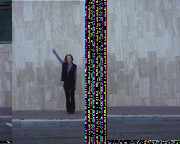
#> input picture frame 5 of Computer-Vision-master/06_Human_Activity_Recognition/Training/wave/lena_wave1.avi, 180 x 144 px, given in place of Pedestrian.mp4, which was not available
$ python 'Cascade Human Detection.py'
#> lines starting #> are read from the running program, lines starting #| are printed output that depends on the picture; after the words box and inside, x2 and y2 are one past the last pixel; in counts of white or black regions, pixels touching at a corner belong together; pictures that were not available may be replaced by others from this repository, and a replacement may not be noted
import cv2
import time
import os

person_cascade = cv2.CascadeClassifier(os.path.join('../venv/Lib/site-packages/cv2/data/haarcascade_fullbody.xml'))

cap = cv2.VideoCapture("../Dataset/video/Pedestrian.mp4")

while True:
    r, frame = cap.read()
#> frame is the input picture: shape (144, 180, 3); mean B, G, R 123.4, 113, 108.7

    if r:
        start_time = time.time()
        frame = cv2.resize(frame, (640, 360))  # Downscale to improve frame rate
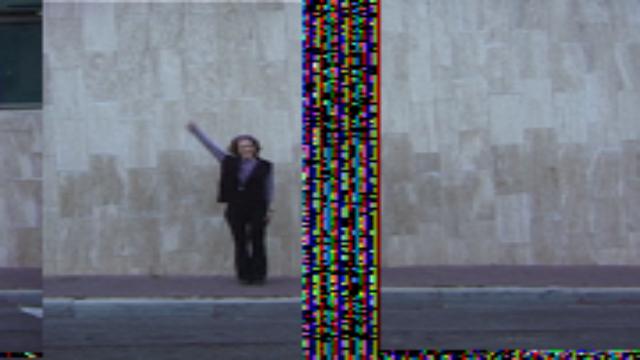
#> frame: shape (360, 640, 3); mean B, G, R 123.3, 112.8, 108.6
        gray_frame = cv2.cvtColor(frame, cv2.COLOR_RGB2GRAY)  # Haar-cascade classifier needs a grayscale image
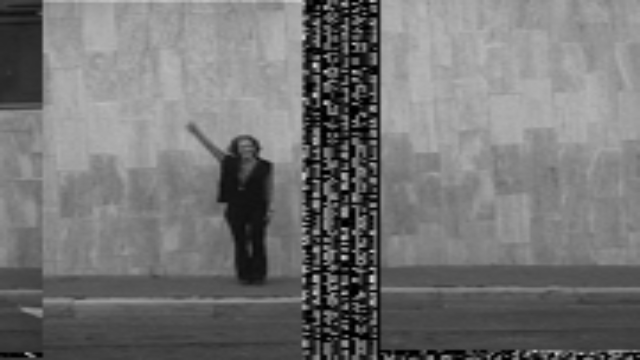
#> gray_frame: shape (360, 640); min 0, max 219, mean 115.5

        rects = person_cascade.detectMultiScale(gray_frame)
#> rects = [[195, 109, 100, 199]]

        end_time = time.time()
        print("Elapsed Time:", end_time - start_time)

        for (x, y, w, h) in rects:
            cv2.rectangle(frame, (x, y), (x + w, y + h), (0, 255, 0), 2)
#> this loop made 1 pass
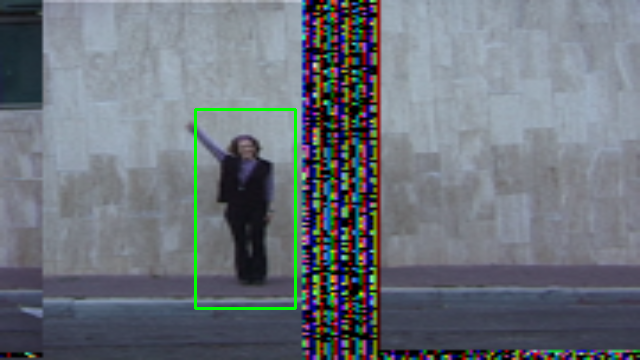
#> frame: shape (360, 640, 3); 0.78% of pixels changed, all inside (x1, y1, x2, y2) = (194, 108, 297, 310)

        cv2.imshow("preview", frame)

    k = cv2.waitKey(1)
#> (key q is pressed here)

    if k & 0xFF == ord("q"):  # Exit condition
        break

$ run again, starting later in the video
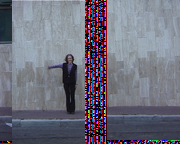
#> input picture frame 23 of Computer-Vision-master/06_Human_Activity_Recognition/Training/wave/lena_wave1.avi, 180 x 144 px, given in place of Pedestrian.mp4, which was not available
#> frame is the input picture: shape (144, 180, 3); mean B, G, R 123.3, 112.9, 108.6
#> `gray_frame = cv2.cvtColor(frame, cv2.COLOR_RGB2GRAY)`:
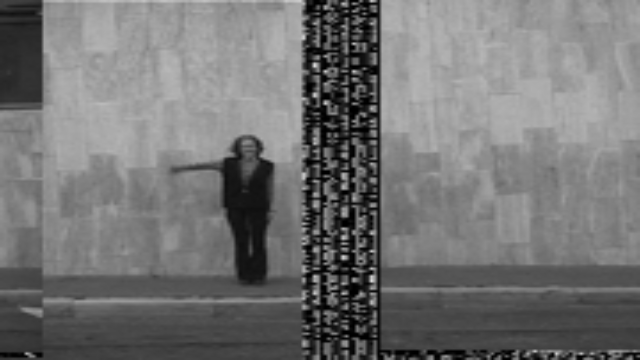
#> gray_frame: shape (360, 640); min 0, max 219, mean 115.4
#> rects = [[195, 106, 101, 201]]
#> the loop `for (x, y, w, h) in rects:` made 1 pass
#> after the loop `for (x, y, w, h) in rects:`:
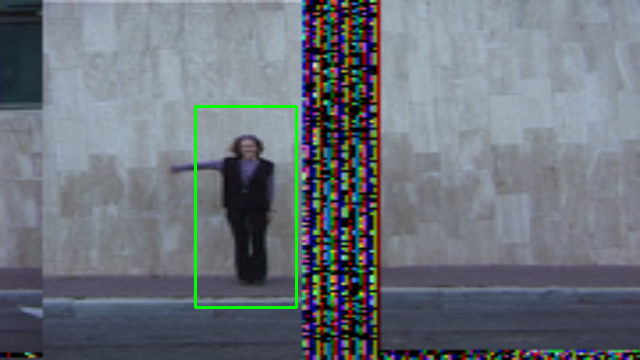
#> frame: shape (360, 640, 3); mean B, G, R 122.1, 113.9, 107.6

$ run again, starting later in the video
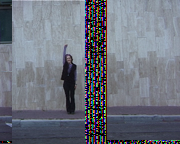
#> input picture frame 42 of Computer-Vision-master/06_Human_Activity_Recognition/Training/wave/lena_wave1.avi, 180 x 144 px, given in place of Pedestrian.mp4, which was not available
#> frame is the input picture: shape (144, 180, 3); mean B, G, R 123.4, 113, 108.7
#> `gray_frame = cv2.cvtColor(frame, cv2.COLOR_RGB2GRAY)`:
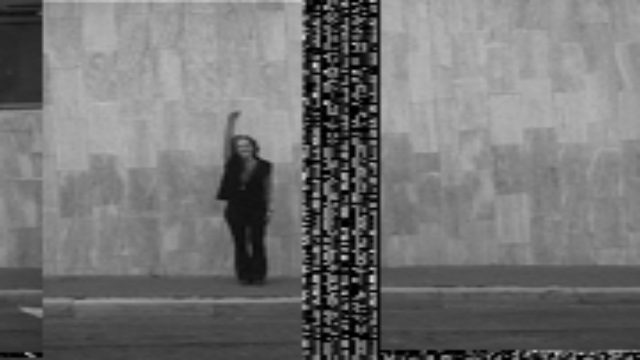
#> gray_frame: shape (360, 640); min 0, max 219, mean 115.5
#> rects = [[196, 108, 97, 194]]
#> the loop `for (x, y, w, h) in rects:` made 1 pass
#> after the loop `for (x, y, w, h) in rects:`:
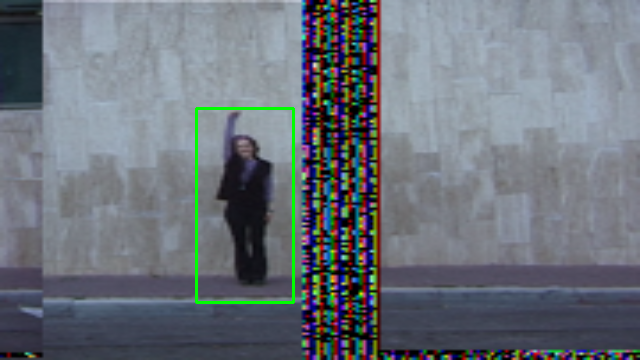
#> frame: shape (360, 640, 3); mean B, G, R 122.2, 113.9, 107.7
